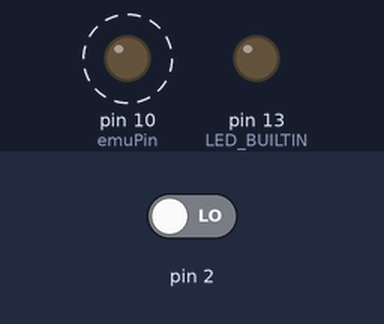
A sketch run on a simulated Arduino Uno, built with avr-gcc and run on an emulated ATmega328P. Parts: output pins drawn as LEDs (lit = HIGH). Dashed ring = blinking. The inputs (shaded band) are chosen by the test bench; at power-on: pin 2 LOW. What the sketch prints to the serial monitor is not drawn.

Above: at 1.2 s.
1.3 s: pin 2 driven HIGH
Timing chart, 0 to 9.5 s (numbered marks = the images above; inputs shaded):
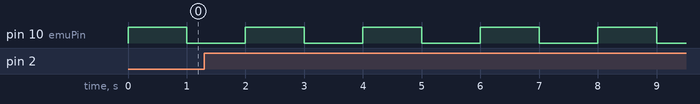

Measured:
- by itself, pin 10 (emuPin): alternates HIGH for 1.0 s and LOW for 1.0 s

The sketch:

prueba_interrupts.ino
```cpp
/* FUENTE: https://www.luisllamas.es/que-son-y-como-usar-interrupciones-en-arduino/
 *  https://www.youtube.com/watch?v=up-goNfJ_EY&list=PLkjnQ3NFTPnY1eNyLDGi547gkVui1vyn2&index=21
 *
 *  author: Luis Salgueiro
 *  date: 01/11/2019
 *  Description: Generate interruption through pin10
 *
  */


int emuPin =10;

volatile int CONTADOR = 0;            // variable global CONTADOR
int ANTERIOR = 0 ;                   // variable para determinar si el valor de CONTADOR
                                    // ha cambiado desde la ultima vez
void setup(){
  Serial.begin(9600);       // inicializacion de comunicacion serie a 9600 bps
  pinMode(LED_BUILTIN, OUTPUT);
  pinMode(emuPin, OUTPUT);
  attachInterrupt(digitalPinToInterrupt(2), sensor, RISING); // interrupcion sobre pin digital 2
}                                                           // LLAMA A LA FUNCION SENSOR CADA FLANCO ASCENDENTE

void loop(){

 //esta parte es para emular la salida digital que oscila entre 0-1
   digitalWrite(emuPin, HIGH);
   delay(1000);
   digitalWrite(emuPin, LOW);
   delay(1000);


  if (ANTERIOR != CONTADOR){      // si hubo un cambio respecto del valor anterior
    Serial.println(CONTADOR);     // imprime en monitor serial el valor de CONTADOR
    ANTERIOR = CONTADOR ;         // actualiza valor de ANTERIOR con nuevo valor
  }                               // de CONTADOR
}

void sensor(){        // rutina ISR
  CONTADOR++;       // incrementa valor de CONTADOR en 1
}
```
